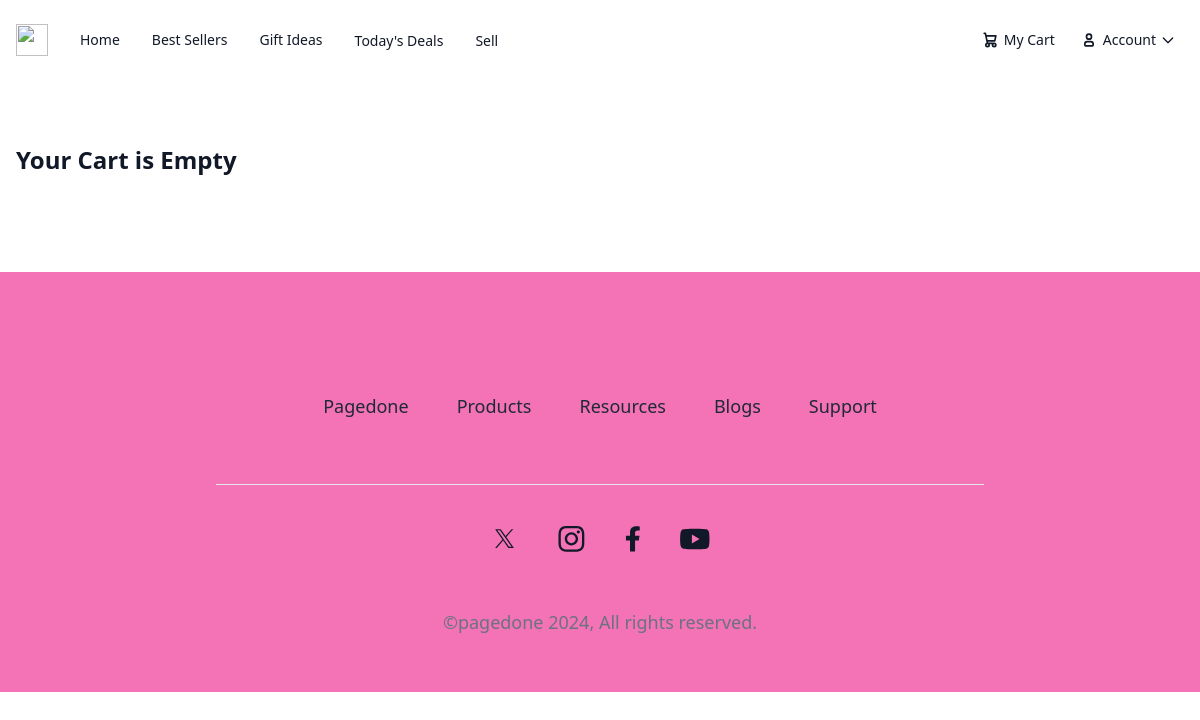
Page /shop/cart/ (signed in) on the earlier database version.
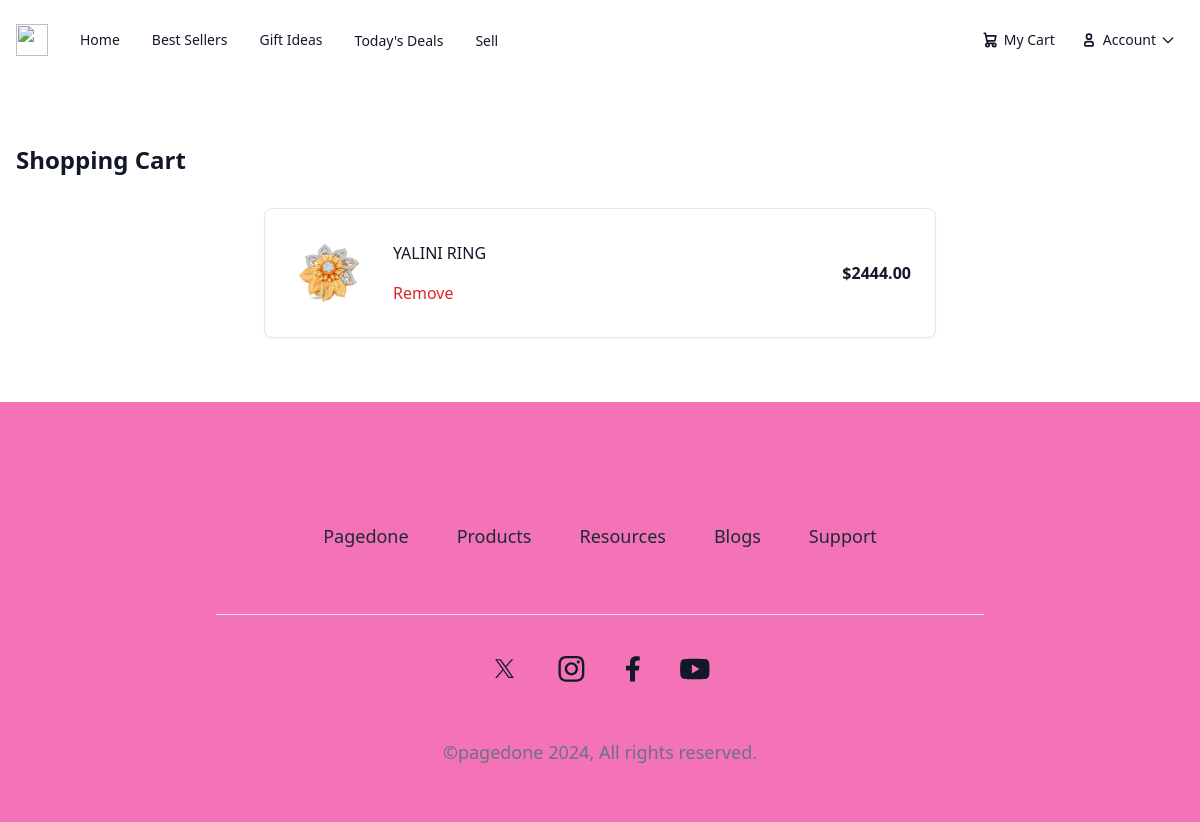
Same page on the later database version.
### shop/models.py (models this page shows, shortened)
class CartItem(models.Model):
    user = models.ForeignKey(User, on_delete=models.CASCADE)
    content_type = models.ForeignKey(ContentType, on_delete=models.CASCADE)
    object_id = models.PositiveIntegerField()
    content_object = GenericForeignKey('content_type', 'object_id')
    quantity = models.PositiveIntegerField(default=1)

class ring(models.Model):
    name = models.CharField(max_length=100)
    price = models.DecimalField(max_digits=10, decimal_places=2)
    image = models.ImageField(upload_to='images/', blank=True, null=True)
    image_hover = models.ImageField(upload_to='images/', blank=True, null=True)
    description = models.TextField()
    stock = models.IntegerField(default=10)
    like_count = models.PositiveIntegerField(default=0)
    liked_by = models.ManyToManyField(User, related_name='liked_rings')

### shop/views.py (the view)
# urls.py: path('cart/', views.cart_detail, name='cart_detail'),
@login_required
def cart_detail(request):
    cart_items = CartItem.objects.filter(user=request.user)
    return render(request, 'cart_detail.html', {'cart_items': cart_items})

### shop/templates/cart_detail.html (shortened to what this page needs)
{% extends "layout.html" %}
{% load static %}
{% block content %}
<section class="bg-white py-8 antialiased dark:bg-gray-900 md:py-16">
    <div class="mx-auto max-w-screen-xl px-4 2xl:px-0">
        {% if cart_items %}
        <h2 class="text-xl font-semibold text-gray-900 dark:text-white sm:text-2xl">Shopping Cart</h2>
        {% else %}
            <h2 class="text-xl font-semibold text-gray-900 dark:text-white sm:text-2xl">Your Cart is Empty</h2>
        {% endif %}
        <div class="mt-6 sm:mt-8 md:gap-6 lg:flex lg:items-start xl:gap-8">
            <div class="mx-auto w-full flex-none lg:max-w-2xl xl:max-w-4xl">
                <div class="space-y-6">
                    {% for cart_item in cart_items %}
                    <div class="rounded-lg border border-gray-200 bg-white p-4 shadow-sm dark:border-gray-700 dark:bg-gray-800 md:p-6">
                        <div class="space-y-4 md:flex md:items-center md:justify-between md:gap-6 md:space-y-0">
                            <a href="#" class="shrink-0 md:order-1">
                                <img class="h-20 w-20 dark:hidden" src="{{ cart_item.content_object.image.url }}" alt="{{ cart_item.content_object.name }}" />
                            </a>
                            <div class="flex items-center justify-between md:order-3 md:justify-end">
                                <div class="text-end md:order-4 md:w-32">
                                    <p class="text-base font-bold text-gray-900 dark:text-white">${{ cart_item.content_object.price }}</p>
                                </div>
                            </div>
                            <div class="w-full min-w-0 flex-1 space-y-4 md:order-2 md:max-w-md">
                                <p class="text-base font-medium text-gray-900 dark:text-white">{{ cart_item.content_object.name }}</p>
                                <div class="flex items-center gap-4">
                                    <a href="{% url 'remove_from_cart' cart_item.content_type.model cart_item.object_id %}" class="text-red-600 hover:text-red-900">Remove</a>
                                </div>
                            </div>
                        </div>
                    </div>
                    {% endfor %}
                </div>
            </div>
        </div>
    </div>
</section>
{% endblock %}

Differences in the rows shown:
added CartItem: content_object.image (picture), content_object.price "2444.00", content_object.name "YALINI RING"
Other differences:
text no longer shown: "Your Cart is Empty"
text now shown: "Shopping Cart"
